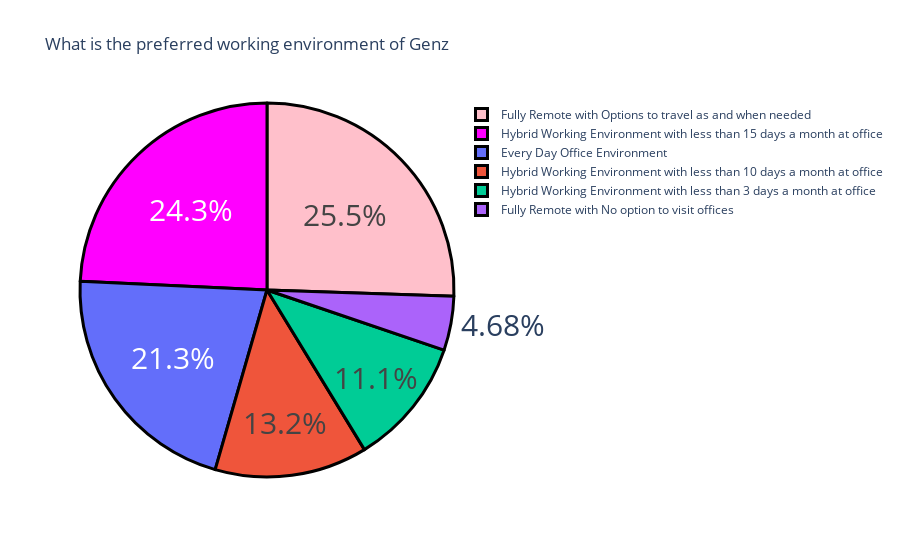

The notebook cell this image was saved under:
### Code cell
question5 = data['What is the most preferred working environment for you.'].value_counts()
label = question5.index
counts = question5.values
colors = ['pink ' , 'magenta' ]
fig = go.Figure(data = [go.Pie(labels = label , values = counts)])
fig.update_layout(title_text ="What is the preferred working environment of Genz")
fig.update_traces(hoverinfo = 'label+value' , textinfo ='percent' , textfont_size = 30,
                  marker = dict(colors =colors , line = dict(color = 'Black'  ,width = 3)))

fig.show()

### Figure 1 — Plotly figure (JSON) as saved in the notebook; plotly's stock layout.template omitted (floating-point values rounded to 4 significant figures)
{"data": [{"hoverinfo": "label+value", "labels": ["Fully Remote with Options to travel as and when needed", "Hybrid Working Environment with less than 15 days a month at office", "Every Day Office Environment", "Hybrid Working Environment with less than 10 days a month at office", "Hybrid Working Environment with less than 3 days a month at office", "Fully Remote with No option to visit offices"], "marker": {"colors": ["pink ", "magenta"], "line": {"color": "Black", "width": 3}}, "textfont": {"size": 30}, "textinfo": "percent", "type": "pie", "values": [60, 57, 50, 31, 26, 11]}], "layout": {"autosize": true, "title": {"text": "What is the preferred working environment of Genz"}}}
